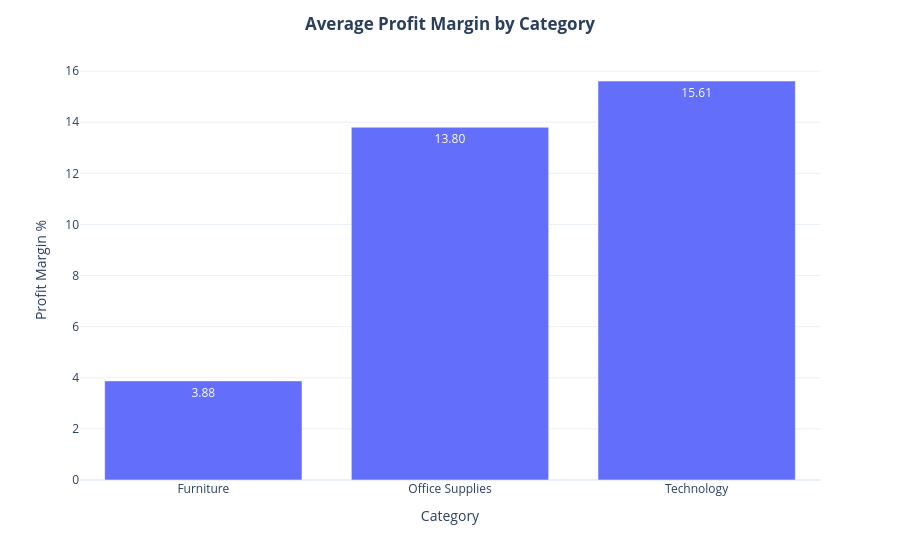

The cell this chart's notebook holds for it:
### Code cell
fig = px.bar(
    profit_margin_category,
    x='Category',
    y='Profit Margin %',
    text_auto='.2f'
)

fig.update_layout(
    title={
        'text':'<b>Average Profit Margin by Category</b>',
        'x':0.5,
        'xanchor':'center'
    },
    template='plotly_white'
)

fig.show()

### Figure 1 — Plotly figure (JSON) as saved in the notebook; plotly's stock layout.template omitted (floating-point values rounded to 4 significant figures)
{"data": [{"hovertemplate": "Category=%{x}<br>Profit Margin %=%{y}<extra></extra>", "legendgroup": "", "marker": {"color": "#636efa", "pattern": {"shape": ""}}, "name": "", "orientation": "v", "showlegend": false, "textposition": "auto", "texttemplate": "%{y:.2f}", "type": "bar", "x": ["Furniture", "Office Supplies", "Technology"], "xaxis": "x", "y": [3.878, 13.8, 15.61], "yaxis": "y"}], "layout": {"barmode": "relative", "legend": {"tracegroupgap": 0}, "margin": {"t": 60}, "title": {"text": "<b>Average Profit Margin by Category</b>", "x": 0.5, "xanchor": "center"}, "xaxis": {"anchor": "y", "domain": [0, 1], "title": {"text": "Category"}}, "yaxis": {"anchor": "x", "domain": [0, 1], "title": {"text": "Profit Margin %"}}}}
